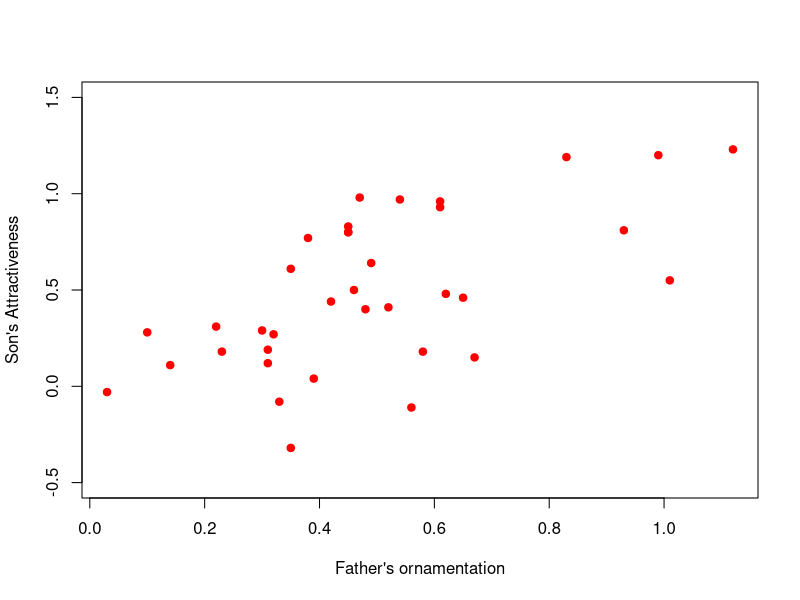
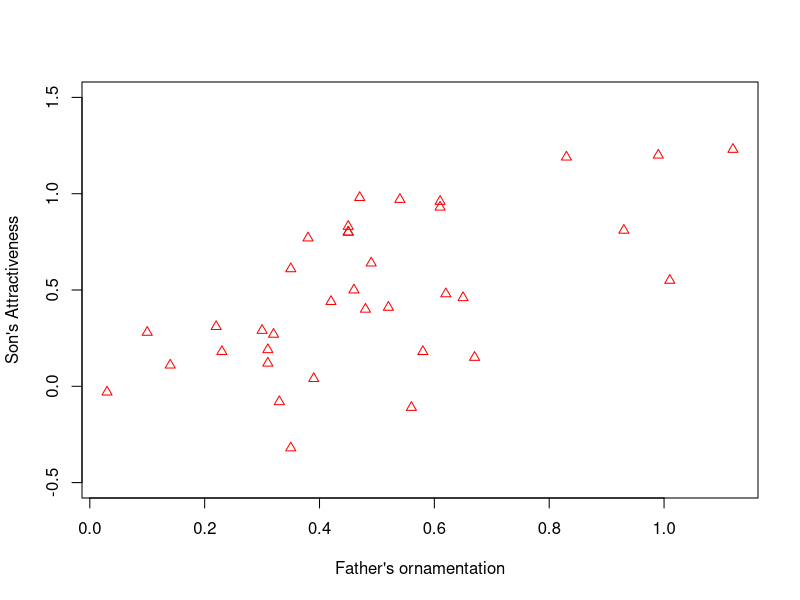
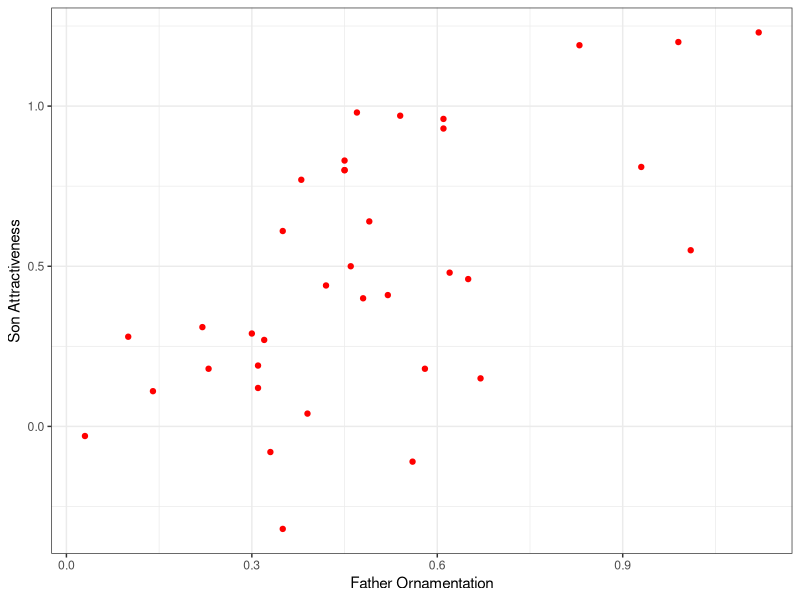
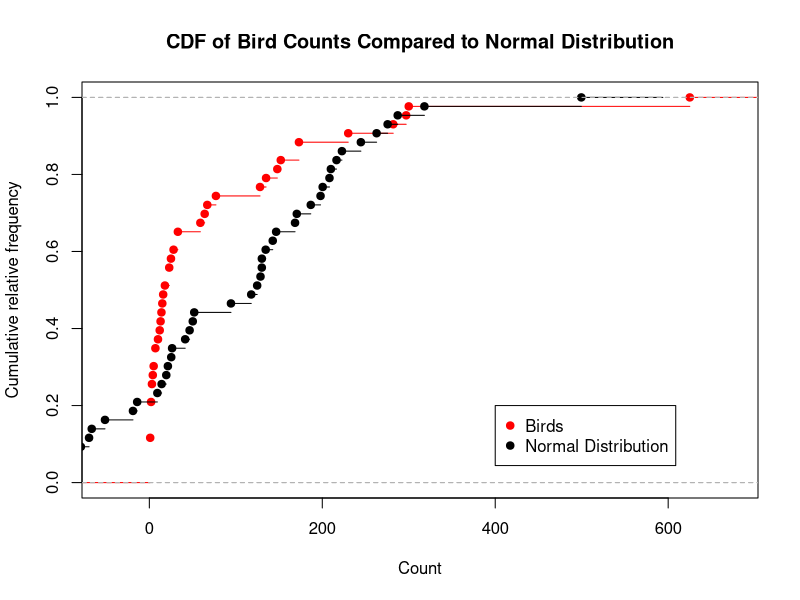
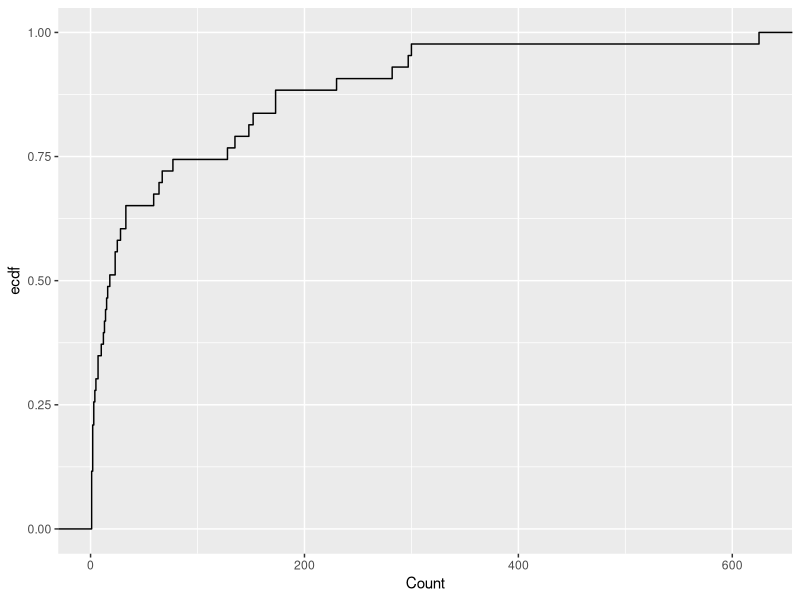
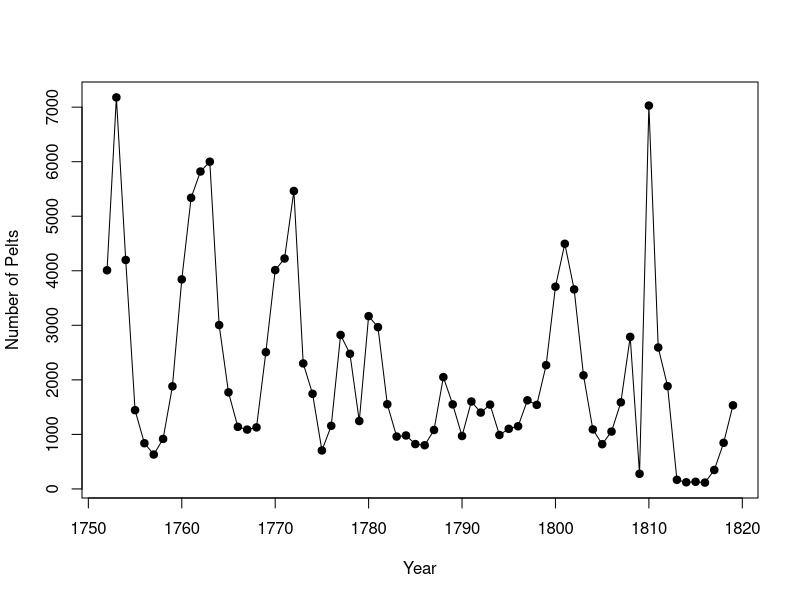
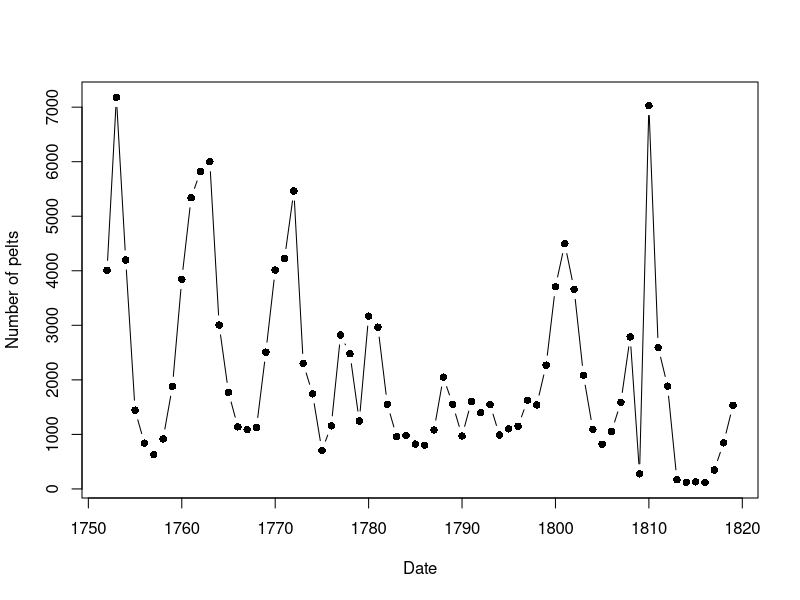
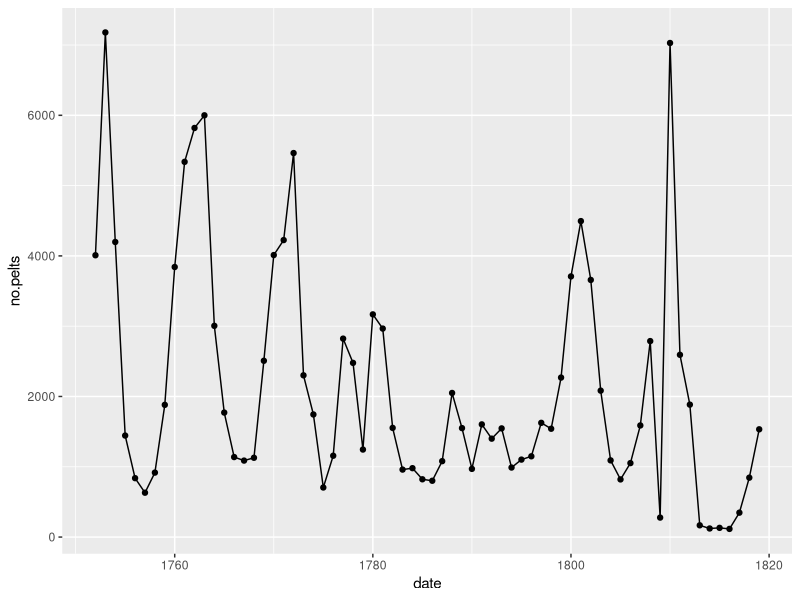

These figures' R source, in order:
## ---- chunk 1
knitr::opts_chunk$set(echo = TRUE) # keep this TRUE so we can see your code when you knit!

# install and call neccessary libraries

library(readr)
library(ggplot2) # you will need to first install this if this is your first time using ggplot2 package

## ---- chunk 2
##read in the data file
guppies <- read_csv("guppies.csv")

## ---- chunk 3
#gets the top few rows of data
head(guppies)
## ---- chunk 4

#The structure of a bare bones base plots:
# plot(DATAFRAME$X_VARIABLE, DATAFRAME$Y_VARIABLE,
# xlab = "TITLE OF X AXIS", ylab = "TITLE OF Y AXIS")

plot(guppies$father.ornament, guppies$son.attract, xlab="Father's ornamentation", ylab="Son's Attractiveness", col="red", pch=19, ylim=c(-0.5, 1.5))
## ---- chunk 5
plot(guppies$father.ornament, guppies$son.attract, xlab="Father's ornamentation", ylab="Son's Attractiveness", col="red", pch=2, ylim=c(-0.5, 1.5))
## ---- chunk 6
# install.packages("ggplot2")
library(ggplot2)

ggplot(data = guppies, mapping = aes(x = father.ornament, y = son.attract)) +
  geom_point(color = "red") +
  xlab("Father Ornamentation") +
  ylab("Son Attractiveness") +
  theme_bw()
  


## ---- chunk 7
#read in data
birds <- read.csv("desert_birds.csv")
## ---- chunk 8
#generates simulated data using our birds dataset
norm_data<-rnorm(length(birds$Count), mean=mean(birds$Count), sd=sd(birds$Count))

#make an empirical CDF of birds
emp_cdf <- ecdf(birds$Count)

#Make a CDF of the normal sample
norm_cdf<-ecdf(norm_data)

#Plot the bird CDF
plot(emp_cdf, col="red", main="CDF of Bird Counts Compared to Normal Distribution", 
     xlab="Count", ylab="Cumulative relative frequency")+
  # Use lines to add more lines to the given plot
  lines(norm_cdf)
  #Add a legend 
  legend(400, .2, c("Birds", "Normal Distribution"), col=c("red", "black"), pch=c(19,19))
## ---- chunk 9
ggplot(birds, aes(x = Count)) +
  stat_ecdf()
## ---- chunk 10
#read in the lynx data
lynx <- read.csv("lynx_data.csv")
## ---- chunk 11
plot(lynx$date, lynx$no.pelts, pch=19, xlab="Year", ylab="Number of Pelts")+
  lines(lynx$date, lynx$no.pelts)

#another method to make this plot
plot(no.pelts~date,data=lynx,pch=16,type="b", xlab="Date",ylab="Number of pelts")
## ---- chunk 12
ggplot(lynx, aes(x = date, y = no.pelts)) +
  geom_line() +
  geom_point()
## ---- chunk 13
#read in plant_data.csv file
plant <- read.csv("plant_data.csv")
## ---- chunk 14
head(plant)
names(plant) #look at the variables
summary(plant) #run some basic summary statistics
str(plant) #look at data structure, what types of variables you are dealing with
dim(plant) #what are the dimensions of the data
## ---- chunk 15
?hist #explore what you can do with the hist() function
hist(plant$num_leaves_in_rosette)
#changing the number of 'breaks' will give you more/fewer bins - play around with this
hist(plant$num_leaves_in_rosette,breaks=20) 
hist(plant$num_leaves_in_rosette,breaks=20,col='darkgray',
     xlab="Number of leaves in rosette", 
     ylab="Density",
     main="Histogram of number of leaves in rosette") #add axes labels and title!
## ---- chunk 16
#0m
hist(plant$num_leaves_in_rosette[plant$dist_from_edge_m=="0.0m"],col='darkgray',
     xlab="Number of leaves in rosette",
     ylab="Density",main="Histogram of number of leaves in rosette - 0m",xlim=c(0,40))

#3m
hist(plant$num_leaves_in_rosette[plant$dist_from_edge_m=="3.0m"],col='darkgray',
     xlab="Number of leaves in rosette",
     ylab="Density",main="Histogram of number of leaves in rosette - 3m",xlim=c(0,40))

#6m
hist(plant$num_leaves_in_rosette[plant$dist_from_edge_m=="6.0m"],col='darkgray',
     xlab="Number of leaves in rosette",
     ylab="Density",main="Histogram of number of leaves in rosette - 6m",xlim=c(0,40))
## ---- chunk 17
#To make all three histograms into one cool plot
par(mfrow=c(3,1)) #sets up your plot (3 x 1)
#then re-run the three plots
hist(plant$num_leaves_in_rosette[plant$dist_from_edge_m=="0.0m"],col='darkgray',
     xlab="Number of leaves in rosette",
     ylab="Density",main="Histogram of number of leaves in rosette - 0m",xlim=c(0,40))
hist(plant$num_leaves_in_rosette[plant$dist_from_edge_m=="3.0m"],col='darkgray',
     xlab="Number of leaves in rosette",
     ylab="Density",main="Histogram of number of leaves in rosette - 3m",xlim=c(0,40))
hist(plant$num_leaves_in_rosette[plant$dist_from_edge_m=="6.0m"],col='darkgray',
     xlab="Number of leaves in rosette",
     ylab="Density",main="Histogram of number of leaves in rosette - 6m",xlim=c(0,40))


#to switch back to looking at one plot at a time
par(mfrow=c(1,1))
## ---- chunk 18
ggplot(plant, aes(x = num_leaves_in_rosette)) +
  geom_histogram(bins = 20) +
  facet_grid(dist_from_edge_m ~ .)
## ---- chunk 19
# base R plots
boxplot(num_leaves_in_rosette~dist_from_edge_m,data=plant,
        xlab="Distance from edge (m)",
        ylab="Number of leaves per rosette",col='darkgray')
## ---- chunk 20
# ggplot plots
ggplot(plant, aes(x = dist_from_edge_m, y = num_leaves_in_rosette, color = day_of_week)) +
         geom_boxplot()
## ---- chunk 21
#creates a new variable, natural log + 1 (LOG TRANSFORMATION)
log_num_flowers <- log(plant$num_flowers+1)  
head(log_num_flowers) #what do the numbers look like
#if you want to create a new variable AND add it to your dataframe
plant$log_num_flowers <- log(plant$num_flowers+1) 
head(plant) #double check that it's there

hist(plant$num_flowers)
hist(plant$log_num_flowers)
#to square num fowers
plant$num_flowers_sq <- plant$num_flowers^2
## ---- chunk 22
plot(num_leaves_in_rosette~dand_rosette_diam_cm,data=plant,
     xlab="Dandelion rosette diameter (cm)",
     ylab="Number of leaves in rosette")  #insert y~x
#alternate code - same result
plot(plant$num_leaves_in_rosette~plant$dand_rosette_diam_cm) 

#now, you want to overlay a least squares line to get an idea of the trend
#run linear regression
fit <- lm(num_leaves_in_rosette~dand_rosette_diam_cm,data=plant)
abline(fit,col='green') #overlay line on existing plot

## ---- chunk 23
# library(readr)
# library(ggplot2)

##### ALL CODE NESCESSARY TO ANSWER HOMEWORK QUESTION 1 

## ---- chunk 24
# library(readr)
# library(ggplot2)

### ALL CODE NESCESSARY TO ANSWER HOMEWORK QUESTION 2
## ---- chunk 25
# library(readr)
# library(ggplot2)

##### HOMEWORK QUESTION 3 
